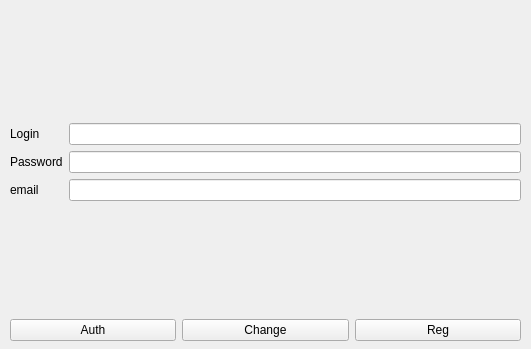
<?xml version="1.0" encoding="UTF-8"?>
<ui version="4.0">
 <class>AuthForm</class>
 <widget class="QWidget" name="AuthForm">
  <property name="geometry">
   <rect>
    <x>0</x>
    <y>0</y>
    <width>531</width>
    <height>349</height>
   </rect>
  </property>
  <property name="windowTitle">
   <string>Form</string>
  </property>
  <widget class="QWidget" name="verticalLayoutWidget">
   <property name="geometry">
    <rect>
     <x>10</x>
     <y>10</y>
     <width>511</width>
     <height>331</height>
    </rect>
   </property>
   <layout class="QVBoxLayout" name="verticalLayout">
    <item>
     <spacer name="verticalSpacer">
      <property name="orientation">
       <enum>Qt::Vertical</enum>
      </property>
      <property name="sizeHint" stdset="0">
       <size>
        <width>20</width>
        <height>40</height>
       </size>
      </property>
     </spacer>
    </item>
    <item>
     <layout class="QFormLayout" name="formLayout">
      <item row="2" column="0">
       <widget class="QLabel" name="label_log">
        <property name="text">
         <string>Login</string>
        </property>
       </widget>
      </item>
      <item row="2" column="1">
       <widget class="QLineEdit" name="line_log"/>
      </item>
      <item row="3" column="0">
       <widget class="QLabel" name="label_pas">
        <property name="text">
         <string>Password</string>
        </property>
       </widget>
      </item>
      <item row="3" column="1">
       <widget class="QLineEdit" name="line_pas"/>
      </item>
      <item row="4" column="0">
       <widget class="QLabel" name="label_email">
        <property name="text">
         <string>email</string>
        </property>
       </widget>
      </item>
      <item row="4" column="1">
       <widget class="QLineEdit" name="line_email"/>
      </item>
     </layout>
    </item>
    <item>
     <spacer name="verticalSpacer_2">
      <property name="orientation">
       <enum>Qt::Vertical</enum>
      </property>
      <property name="sizeHint" stdset="0">
       <size>
        <width>20</width>
        <height>40</height>
       </size>
      </property>
     </spacer>
    </item>
    <item>
     <layout class="QHBoxLayout" name="horizontalLayout">
      <item>
       <widget class="QPushButton" name="pushButtonAuth">
        <property name="text">
         <string>Auth</string>
        </property>
       </widget>
      </item>
      <item>
       <widget class="QPushButton" name="pushButtonChange">
        <property name="text">
         <string>Change</string>
        </property>
       </widget>
      </item>
      <item>
       <widget class="QPushButton" name="pushButtonReg">
        <property name="text">
         <string>Reg</string>
        </property>
       </widget>
      </item>
     </layout>
    </item>
   </layout>
  </widget>
 </widget>
 <resources/>
 <connections/>
</ui>
